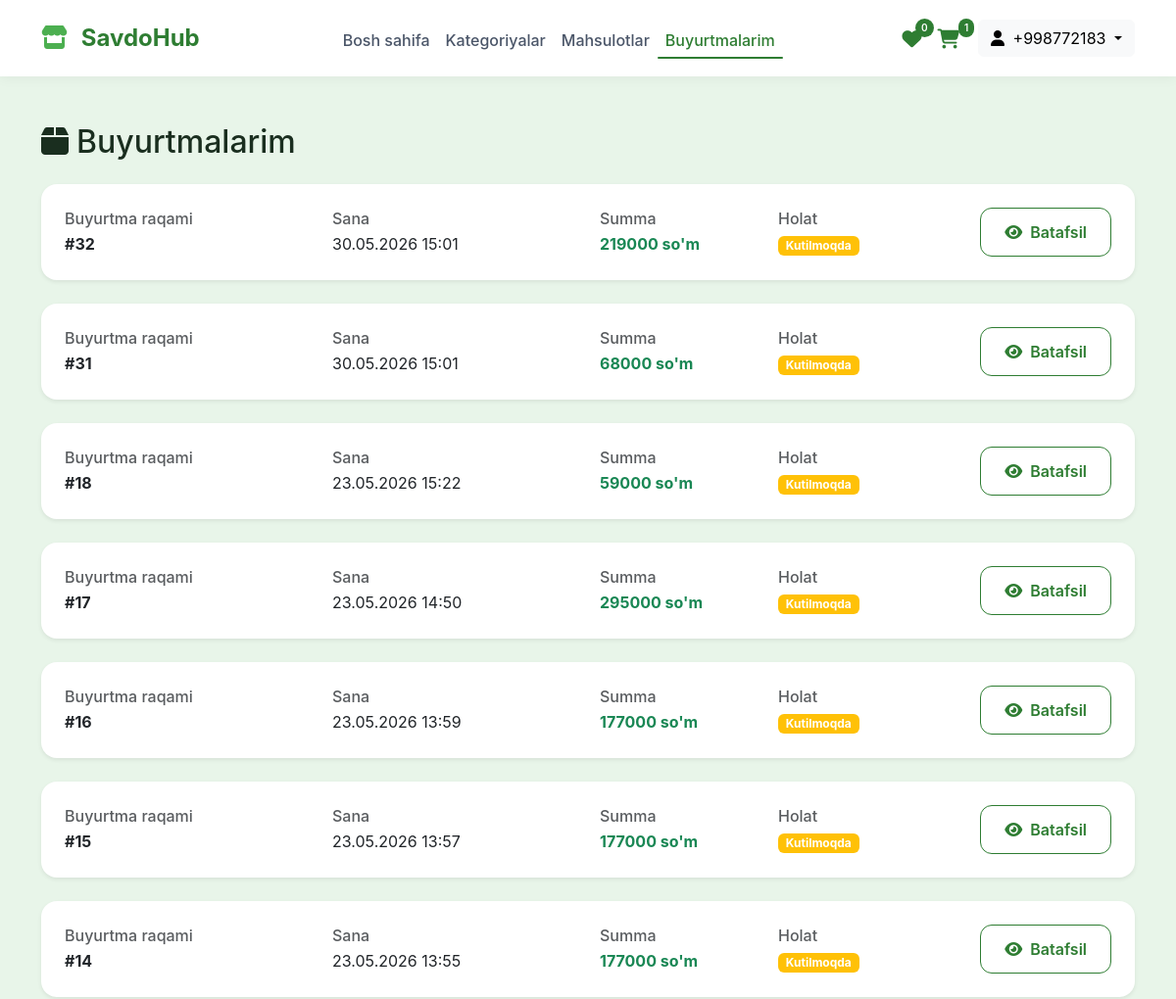
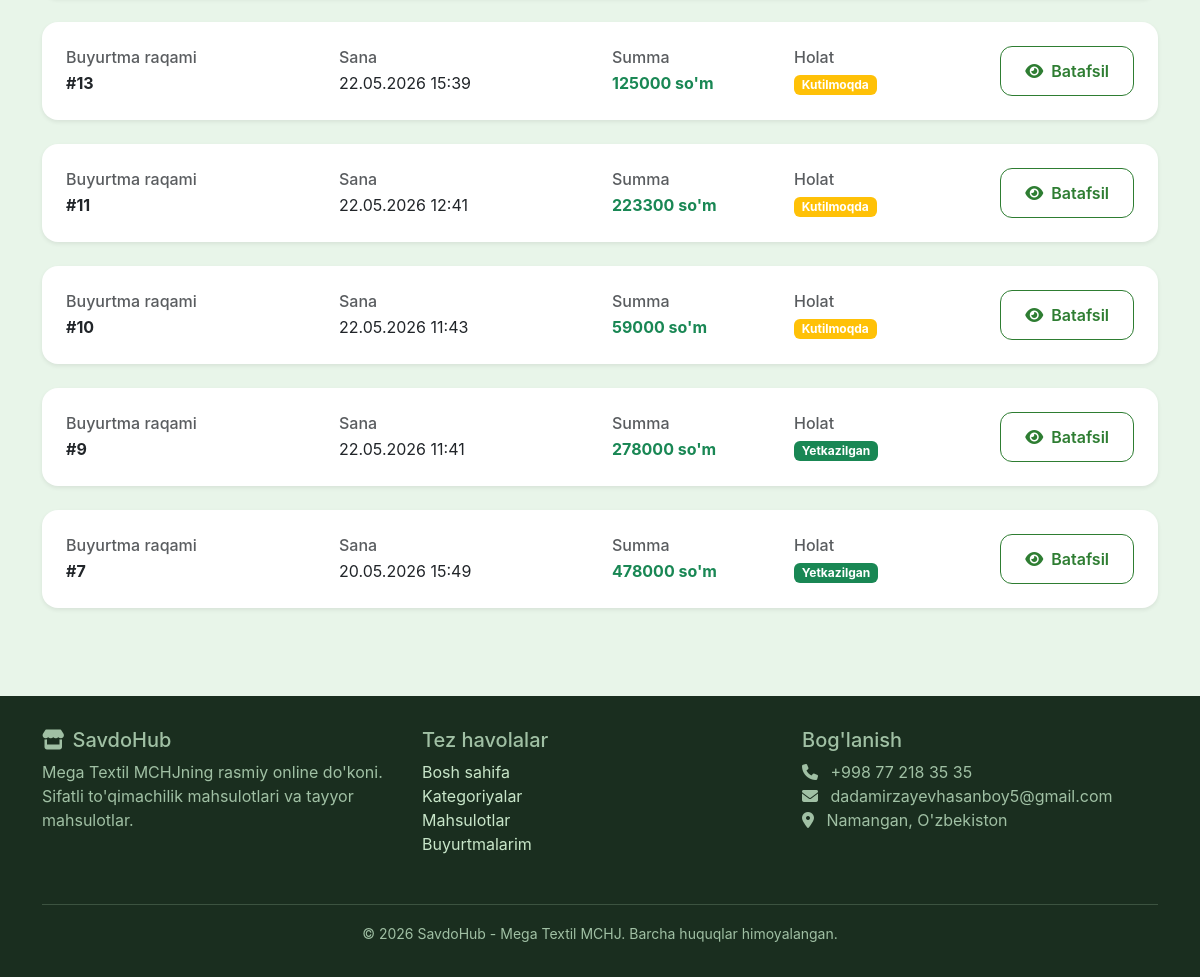
The page /my-orders/ (signed in) on the database its author committed (2 pictures, top to bottom).
### accounts/models.py (models this page shows, shortened)
class User(AbstractBaseUser, PermissionsMixin):
    phone_number = models.CharField(max_length=15, unique=True)
    full_name = models.CharField(max_length=255, blank=True)
    is_active = models.BooleanField(default=False)
    is_staff = models.BooleanField(default=False)
    date_joined = models.DateTimeField(auto_now_add=True)
    objects = UserManager()
    USERNAME_FIELD = 'phone_number'
    REQUIRED_FIELDS = []

### shop/models.py (models this page shows, shortened)
class Order(models.Model):
    STATUS_CHOICES = [
        ('pending', 'Kutilmoqda'),
        ('confirmed', 'Tasdiqlangan'),
        ('shipped', 'Yuborilgan'),
        ('delivered', 'Yetkazilgan'),
        ('cancelled', 'Bekor qilingan'),
    ]
    user = models.ForeignKey(User, on_delete=models.CASCADE, related_name='orders')
    full_name = models.CharField(max_length=200)
    address = models.TextField()
    phone = models.CharField(max_length=20)
    notes = models.TextField(blank=True, null=True)
    total_amount = models.DecimalField(max_digits=10, decimal_places=2)
    status = models.CharField(max_length=20, choices=STATUS_CHOICES, default='pending')
    created_at = models.DateTimeField(auto_now_add=True)

### shop/views.py (the view)
# urls.py: path('my-orders/', views.my_orders_view, name='my_orders'),
def my_orders_view(request):
    if not request.user.is_authenticated:
        messages.warning(request, 'Buyurtmalaringizni ko\'rish uchun tizimga kiring!')
        return redirect('accounts:login')
    orders = Order.objects.filter(user=request.user).order_by('-created_at')
    context = {
        'orders': orders,
        'cart_total_items': get_cart_total_items(request),
        'wishlist_count': get_wishlist_count(request),
    }
    return render(request, 'shop/my_orders.html', context)

### shop/models.py (called while the page is built)
    def get_absolute_url(self):
        return reverse('shop:product_detail', args=[self.category.slug, self.slug])

    @property
    def total_items(self):
        return sum(item.quantity for item in self.items.all())

### shop/views.py (called while the page is built)
def get_cart_total_items(request):
    if request.user.is_authenticated:
        cart = Cart.objects.filter(user=request.user).first()
        return cart.total_items if cart else 0
    else:
        session_cart = get_or_create_session_cart(request)
        return session_cart.total_items

def get_wishlist_count(request):
    if request.user.is_authenticated:
        return Wishlist.objects.filter(user=request.user).count()
    return 0

### shop/templates/shop/my_orders.html (shortened to what this page needs)
{% extends 'shop/base.html' %}
{% block content %}
<div class="container">
    <h2 class="mb-4" style="color: #1a2e1f;"><i class="fas fa-box me-2"></i>Buyurtmalarim</h2>
    {% if orders %}
    <div class="row">
        {% for order in orders %}
        <div class="col-12 mb-4">
            <div class="card border-0 shadow-sm rounded-4">
                <div class="card-body p-4">
                    <div class="row align-items-center">
                        <div class="col-md-3">
                            <h6 class="text-muted mb-1">Buyurtma raqami</h6>
                            <p class="fw-bold mb-0">#{{ order.id }}</p>
                        </div>
                        <div class="col-md-3">
                            <h6 class="text-muted mb-1">Sana</h6>
                            <p class="mb-0">{{ order.created_at|date:"d.m.Y H:i" }}</p>
                        </div>
                        <div class="col-md-2">
                            <h6 class="text-muted mb-1">Summa</h6>
                            <p class="fw-bold text-success mb-0">{{ order.total_amount|floatformat:0 }} so'm</p>
                        </div>
                        <div class="col-md-2">
                            <h6 class="text-muted mb-1">Holat</h6>
                            <span class="badge
                                {% if order.status == 'pending' %}bg-warning
                                {% elif order.status == 'confirmed' %}bg-info
                                {% elif order.status == 'shipped' %}bg-primary
                                {% elif order.status == 'delivered' %}bg-success
                                {% else %}bg-danger{% endif %}">
                                {{ order.get_status_display }}
                            </span>
                        </div>
                        <div class="col-md-2 text-md-end">
                            <button class="btn-outline-custom btn-sm" onclick="toggleOrderDetails({{ order.id }})">
                                <i class="fas fa-eye me-1"></i> Batafsil
                            </button>
                        </div>
                    </div>
                </div>
            </div>
        </div>
        {% endfor %}
    </div>
    {% endif %}
</div>
{% endblock %}

### shop/templates/shop/base.html (shortened to what this page needs)
<!DOCTYPE html>
<html lang="uz">
<head>
    <link href="https://cdn.jsdelivr.net/npm/bootstrap@5.3.0/dist/css/bootstrap.min.css" rel="stylesheet">
    <link rel="stylesheet" href="https://cdnjs.cloudflare.com/ajax/libs/font-awesome/6.5.1/css/all.min.css">
</head>
<body>
<nav class="navbar navbar-expand-lg sticky-top">
    <div class="container">
        <a class="navbar-brand" href="{% url 'shop:index' %}">
            <i class="fas fa-store"></i> SavdoHub
        </a>
        <div class="collapse navbar-collapse" id="navbarNav">
            <ul class="navbar-nav mx-auto">
                <li class="nav-item">
                    <a class="nav-link {% if request.resolver_match.url_name == 'index' %}active{% endif %}" href="{% url 'shop:index' %}">Bosh sahifa</a>
                </li>
                <li class="nav-item">
                    <a class="nav-link {% if request.resolver_match.url_name == 'categories' %}active{% endif %}" href="{% url 'shop:categories' %}">Kategoriyalar</a>
                </li>
                <li class="nav-item">
                    <a class="nav-link {% if request.resolver_match.url_name == 'product_list' %}active{% endif %}" href="{% url 'shop:product_list' %}">Mahsulotlar</a>
                </li>
                {% if user.is_authenticated %}
                <li class="nav-item">
                    <a class="nav-link {% if request.resolver_match.url_name == 'my_orders' %}active{% endif %}" href="{% url 'shop:my_orders' %}">Buyurtmalarim</a>
                </li>
                {% endif %}
            </ul>
            <div class="d-flex gap-3 align-items-center">
                <a href="{% url 'shop:wishlist' %}" class="position-relative" style="color: #2e7d32;">
                        <i class="fas fa-heart fa-lg"></i>
                        <span class="wishlist-count" id="wishlistCount" style="position: absolute; top: -8px; right: -12px; background: #2e7d32; color: white; font-size: 10px; font-weight: 600; padding: 2px 6px; border-radius: 20px;">{{ wishlist_count|default:0 }}</span>
                </a>
                <a href="{% url 'shop:cart' %}" class="cart-badge position-relative">
                    <i class="fas fa-shopping-cart fa-lg" style="color: #2e7d32; margin-right: 3px;">
                    </i>
                    <span class="cart-count" id="cartCount">{{ cart_total_items|default:0 }}</span>
                </a>
                {% if user.is_authenticated %}
                    <div class="dropdown">
                        <button class="btn btn-light dropdown-toggle" type="button" data-bs-toggle="dropdown">
                            <i class="fas fa-user me-1"></i> {{ user.phone_number|slice:":10" }}
                        </button>
                    </div>
                {% else %}
                    <a href="{% url 'accounts:login' %}" class="btn-outline-custom" style="padding: 0.5rem 1rem;">Kirish</a>
                    <a href="{% url 'accounts:register' %}" class="btn-primary-custom" style="padding: 0.5rem 1rem;">Ro'yxatdan o'tish</a>
                {% endif %}
            </div>
        </div>
    </div>
</nav>
<div class="main-container">
    {% block content %}{% endblock %}
</div>
<footer class="footer">
    <div class="container">
        <div class="row">
            <div class="col-md-4 mb-3">
                <h5><i class="fas fa-store me-2"></i>SavdoHub</h5>
                <p>Mega Textil MCHJning rasmiy online do'koni. Sifatli to'qimachilik mahsulotlari va tayyor mahsulotlar.</p>
            </div>
            <div class="col-md-4 mb-3">
                <h5>Tez havolalar</h5>
                <ul class="list-unstyled">
                    <li><a href="{% url 'shop:index' %}">Bosh sahifa</a></li>
                    <li><a href="{% url 'shop:categories' %}">Kategoriyalar</a></li>
                    <li><a href="{% url 'shop:product_list' %}">Mahsulotlar</a></li>
                    {% if user.is_authenticated %}
                    <li><a href="{% url 'shop:my_orders' %}">Buyurtmalarim</a></li>
                    {% endif %}
                </ul>
            </div>
            <div class="col-md-4 mb-3">
                <h5>Bog'lanish</h5>
                <ul class="list-unstyled">
                    <li><i class="fas fa-phone me-2"></i> +998 77 218 35 35</li>
                    <li><i class="fas fa-envelope me-2"></i> dadamirzayevhasanboy5@gmail.com</li>
                    <li><i class="fas fa-map-marker-alt me-2"></i> Namangan, O'zbekiston</li>
                </ul>
            </div>
        </div>
        <hr class="bg-secondary">
        <div class="text-center">
            <small>&copy; 2026 SavdoHub - Mega Textil MCHJ. Barcha huquqlar himoyalangan.</small>
        </div>
    </div>
</footer>
</body>
</html>

### shop/templates/shop/base.html (style rules this page uses)
* { margin: 0; padding: 0; box-sizing: border-box; }
body { background: #e8f5e9; font-family: 'Inter', -apple-system, BlinkMacSystemFont, 'Segoe UI', Roboto, sans-serif; min-height: 100vh; }
.navbar { background: #ffffff; box-shadow: 0 2px 12px rgba(0, 0, 0, 0.05); padding: 1rem 0; }
.navbar-brand { font-size: 1.5rem; font-weight: 700; color: #2e7d32 !important; text-decoration: none !important; }
.navbar-brand i { color: #4caf50; margin-right: 8px; }
.nav-link { color: #4a5568 !important; font-weight: 500; transition: color 0.2s ease; position: relative; padding-bottom: 5px; text-decoration: none !important; }
.nav-link.active { color: #2e7d32 !important; }
.nav-link.active::after { content: ''; position: absolute; bottom: -2px; left: 0; width: 100%; height: 2px; background: #2e7d32; border-radius: 2px; }
.btn-outline-custom { background: transparent; border: 1.5px solid #2e7d32; color: #2e7d32; padding: 0.75rem 1.5rem; border-radius: 12px; font-weight: 600; transition: all 0.2s ease; text-decoration: none !important; display: inline-block; cursor: pointer; }
a { text-decoration: none; }
.cart-badge { position: relative; text-decoration: none !important; }
.cart-count { position: absolute; top: -8px; right: -12px; background: #2e7d32; color: white; font-size: 10px; font-weight: 600; padding: 2px 6px; border-radius: 20px; }
.main-container { min-height: calc(100vh - 160px); padding: 2rem 0; }
.footer { background: #1a2e1f; color: #a0c0a4; padding: 2rem 0; margin-top: 2rem; }
.footer a { color: #c8e6c9; text-decoration: none; }

### rows shown on the page
User: phone_number "+998772183"
Order: id "32", created_at "30.05.2026 15:01", total_amount "219000", status "Kutilmoqda"
Order: id "31", created_at "30.05.2026 15:01", total_amount "68000", status "Kutilmoqda"
Order: id "18", created_at "23.05.2026 15:22", total_amount "59000", status "Kutilmoqda"
Order: id "17", created_at "23.05.2026 14:50", total_amount "295000", status "Kutilmoqda"
Order: id "16", created_at "23.05.2026 13:59", total_amount "177000", status "Kutilmoqda"
Order: id "15", created_at "23.05.2026 13:57", total_amount "177000", status "Kutilmoqda"
Order: id "14", created_at "23.05.2026 13:55", total_amount "177000", status "Kutilmoqda"
Order: id "13", created_at "22.05.2026 15:39", total_amount "125000", status "Kutilmoqda"
Order: id "11", created_at "22.05.2026 12:41", total_amount "223300", status "Kutilmoqda"
Order: id "10", created_at "22.05.2026 11:43", total_amount "59000", status "Kutilmoqda"
Order: id "9", created_at "22.05.2026 11:41", total_amount "278000", status "Yetkazilgan"
Order: id "7", created_at "20.05.2026 15:49", total_amount "478000", status "Yetkazilgan"

### other values the page prints
{{ wishlist_count|default:0 }} "0"
{{ cart_total_items|default:0 }} "1"
